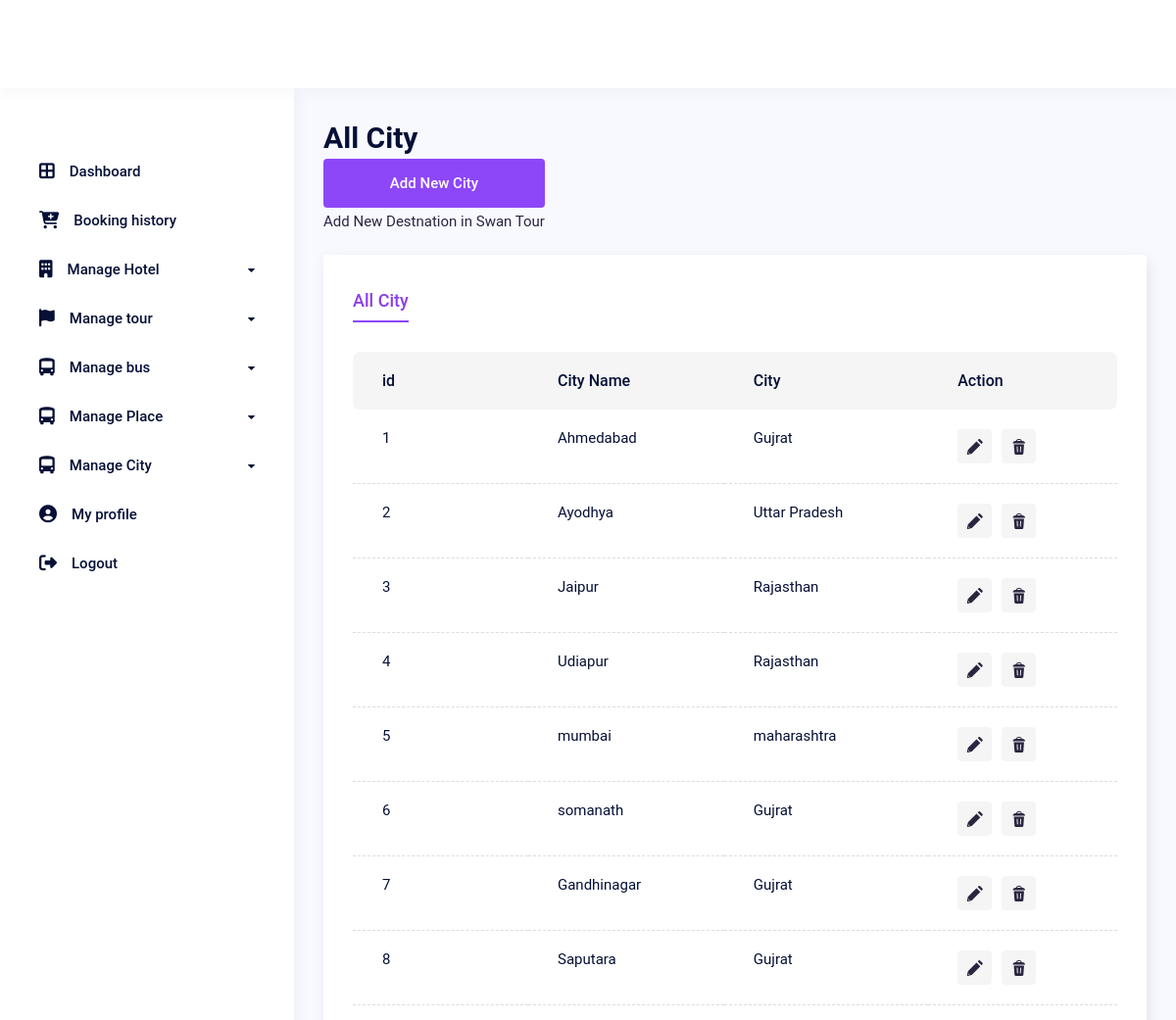
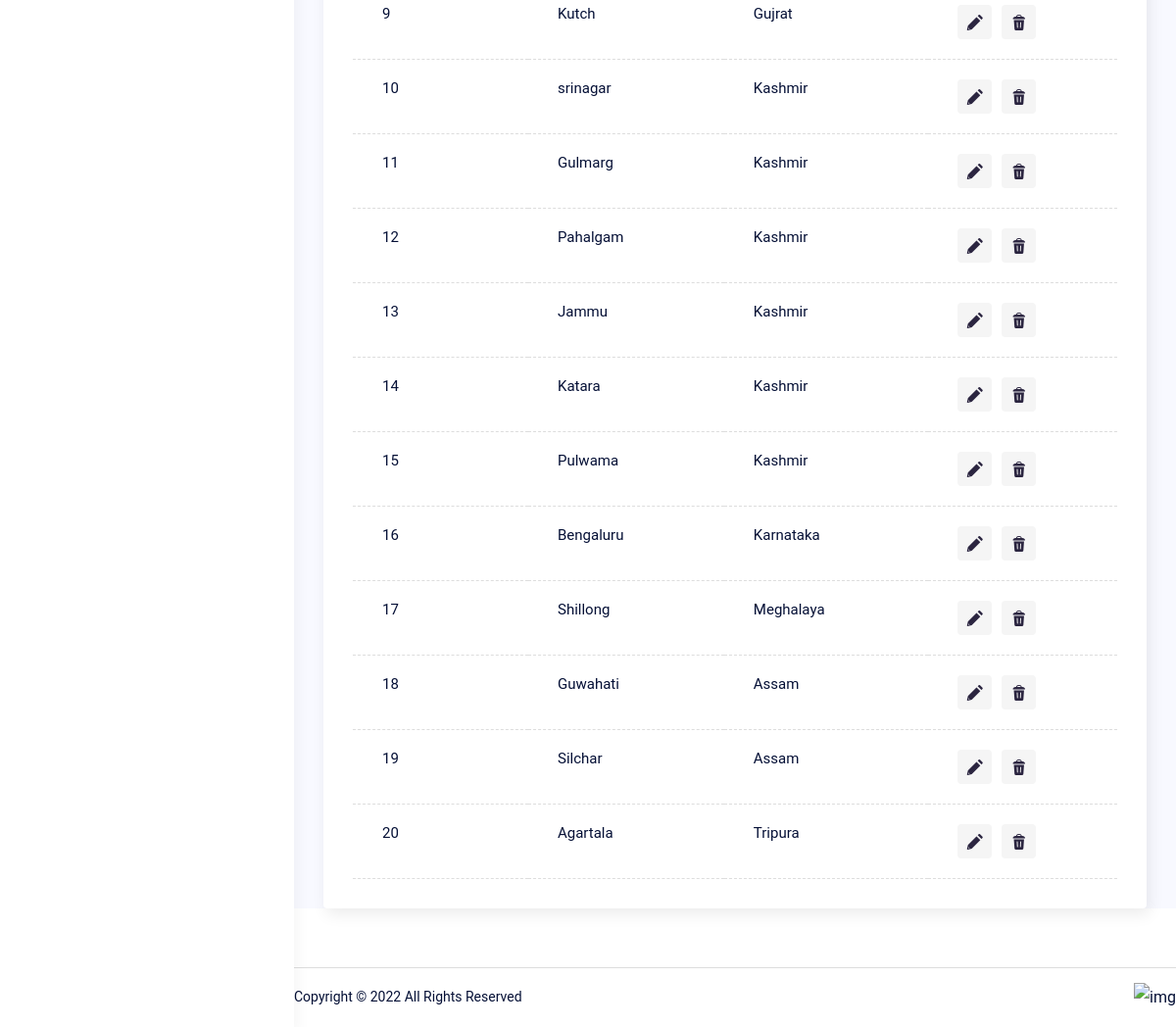
Screenshot of /city/ with the database file from the repository (2 pictures, top to bottom).
### core/models.py (models this page shows, shortened)
class City(BaseModel):
    name = models.CharField(max_length=100)
    code = models.CharField(max_length=4, unique=True)
    state = models.ForeignKey(State, on_delete=models.CASCADE)
    image = models.ImageField(upload_to='image/city')
    location = models.JSONField(null=True, blank=True) # JSONField to store latitude and longitude
    class Meta:
        ordering = ('created_at',)

class State(BaseModel):
    name = models.CharField(max_length=100)
    def __str__(self) -> str:
        return str(self.name)
    class Meta:
        ordering = ('created_at',)

### core/views.py (the view)
# urls.py: path('city/', UserView.City.as_view(),name="city"),
    class City(ListView, SuperUserView):
        model = City
        context_object_name = 'city'
        template_name = 'admin/city.html'

### templates/admin/city.html (shortened to what this page needs)
{% extends "base.html" %}
{%  block dashboard %}
<div class="dashboard__main">
  <div class="dashboard__content">
    <div class="row y-gap-20 justify-between items-end pb-20 lg:pb-40 md:pb-32">
      <div class="col-auto">
        <h1 class="text-30 lh-14 fw-600">All City
          <a href="{% url 'add_city' %}" class="button h-50 px-24 -dark-1 bg-blue-1 text-white">
          Add New City
        </a></h1>
        <div class="text-15 text-light-1">Add New Destnation in Swan Tour</div>
      </div>
      <div class="col-auto">
      </div>
    </div>
    <div class="py-30 px-30 rounded-4 bg-white custom_shadow">
      <div class="tabs -underline-2 js-tabs">
        <div class="tabs__controls row x-gap-40 y-gap-10 lg:x-gap-20 js-tabs-controls">
          <div class="col-auto">
            <button class="tabs__button text-18 lg:text-16 text-light-1 fw-500 pb-5 lg:pb-0 js-tabs-button is-tab-el-active" data-tab-target=".-tab-item-1">All City</button>
          </div>
        </div>
        <div class="tabs__content pt-30 js-tabs-content">
            <div class="overflow-scroll scroll-bar-1">
              <table class="table-4 -border-bottom col-12">
                <thead class="bg-light-2">
                  <tr>
                    <th>id</th>
                    <th>City Name</th>
                    <th>City</th>
                    <th>Action</th>
                  </tr>
                </thead>
                <tbody>
                  {% for citys in city %}
                  <tr>
                    <td>{{citys.id}}</td>
                    <td>{{citys.name}}</td>
                    <td>{{citys.state}}</td>
                    <td>
                      <div class="row x-gap-10 y-gap-10 items-center">
                        <div class="col-auto">
                            <button class="flex-center bg-light-2 rounded-4 size-35">
                              <i class="icon-edit text-16 text-light-1"></i>
                            </button>
                        </div>
                        <div class="col-auto">
                          <form action="{% url 'city_delete' citys.id %}" method="post">
                            <button name="delete" class="flex-center bg-light-2 rounded-4 size-35">
                              <i class="icon-trash-2 text-16 text-light-1"></i>
                            </button>
                          </form>
                        </div>
                      </div>
                    </td>
                  </tr>
                  {% endfor %}
                </tbody>
              </table>
            </div>
          </div>
        </div>
      </div>
    </div>
    {% include "db_footer.html" %}
  </div>
</div>
{% endblock %}

### rows the page displays
City: id "1", name "Ahmedabad", state "Gujrat"
City: id "2", name "Ayodhya", state "Uttar Pradesh"
City: id "3", name "Jaipur", state "Rajasthan"
City: id "4", name "Udiapur", state "Rajasthan"
City: id "5", name "mumbai", state "maharashtra"
City: id "6", name "somanath", state "Gujrat"
City: id "7", name "Gandhinagar", state "Gujrat"
City: id "8", name "Saputara", state "Gujrat"
City: id "9", name "Kutch", state "Gujrat"
City: id "10", name "srinagar", state "Kashmir"
City: id "11", name "Gulmarg", state "Kashmir"
City: id "12", name "Pahalgam", state "Kashmir"
City: id "13", name "Jammu", state "Kashmir"
City: id "14", name "Katara", state "Kashmir"
City: id "15", name "Pulwama", state "Kashmir"
City: id "16", name "Bengaluru", state "Karnataka"
City: id "17", name "Shillong", state "Meghalaya"
City: id "18", name "Guwahati", state "Assam"
City: id "19", name "Silchar", state "Assam"
City: id "20", name "Agartala", state "Tripura"
